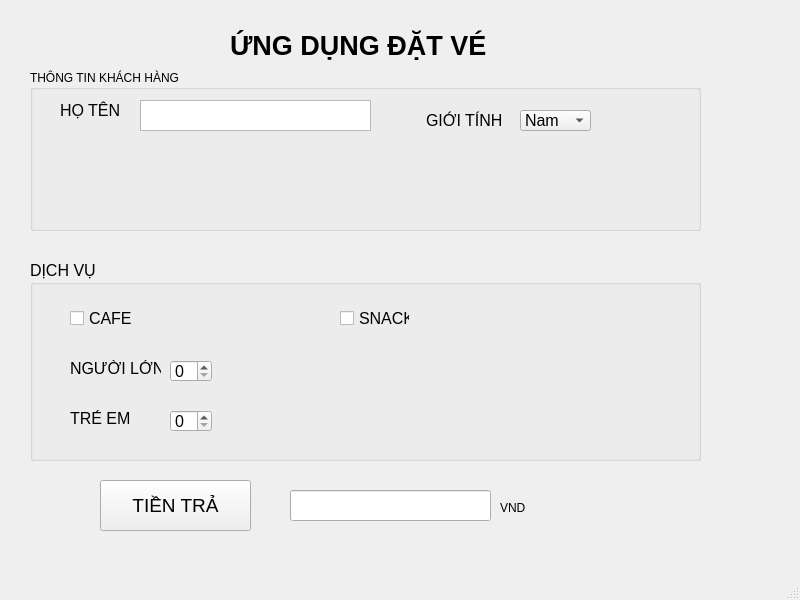
<?xml version="1.0" encoding="UTF-8"?>
<ui version="4.0">
 <class>MainWindow</class>
 <widget class="QMainWindow" name="MainWindow">
  <property name="geometry">
   <rect>
    <x>0</x>
    <y>0</y>
    <width>800</width>
    <height>600</height>
   </rect>
  </property>
  <property name="windowTitle">
   <string>MainWindow</string>
  </property>
  <widget class="QWidget" name="centralwidget">
   <widget class="QLabel" name="label">
    <property name="geometry">
     <rect>
      <x>230</x>
      <y>0</y>
      <width>281</width>
      <height>91</height>
     </rect>
    </property>
    <property name="font">
     <font>
      <pointsize>20</pointsize>
      <weight>75</weight>
      <bold>true</bold>
     </font>
    </property>
    <property name="text">
     <string>ỨNG DỤNG ĐẶT VÉ</string>
    </property>
   </widget>
   <widget class="QGroupBox" name="groupBox">
    <property name="geometry">
     <rect>
      <x>30</x>
      <y>70</y>
      <width>671</width>
      <height>161</height>
     </rect>
    </property>
    <property name="title">
     <string>THÔNG TIN KHÁCH HÀNG</string>
    </property>
    <widget class="QLabel" name="label_2">
     <property name="geometry">
      <rect>
       <x>30</x>
       <y>30</y>
       <width>61</width>
       <height>21</height>
      </rect>
     </property>
     <property name="font">
      <font>
       <pointsize>12</pointsize>
      </font>
     </property>
     <property name="text">
      <string>HỌ TÊN</string>
     </property>
    </widget>
    <widget class="QTextEdit" name="txtHoTen">
     <property name="geometry">
      <rect>
       <x>110</x>
       <y>30</y>
       <width>231</width>
       <height>31</height>
      </rect>
     </property>
     <property name="font">
      <font>
       <pointsize>12</pointsize>
      </font>
     </property>
    </widget>
    <widget class="QLabel" name="label_3">
     <property name="geometry">
      <rect>
       <x>396</x>
       <y>40</y>
       <width>81</width>
       <height>20</height>
      </rect>
     </property>
     <property name="font">
      <font>
       <pointsize>12</pointsize>
      </font>
     </property>
     <property name="text">
      <string>GIỚI TÍNH</string>
     </property>
    </widget>
    <widget class="QComboBox" name="cbGioiTinh">
     <property name="geometry">
      <rect>
       <x>490</x>
       <y>40</y>
       <width>71</width>
       <height>21</height>
      </rect>
     </property>
     <property name="font">
      <font>
       <pointsize>12</pointsize>
      </font>
     </property>
     <item>
      <property name="text">
       <string>Nam</string>
      </property>
     </item>
     <item>
      <property name="text">
       <string>Nữ</string>
      </property>
     </item>
     <item>
      <property name="text">
       <string>BD</string>
      </property>
     </item>
    </widget>
   </widget>
   <widget class="QGroupBox" name="groupBox_2">
    <property name="geometry">
     <rect>
      <x>30</x>
      <y>260</y>
      <width>671</width>
      <height>201</height>
     </rect>
    </property>
    <property name="font">
     <font>
      <pointsize>12</pointsize>
     </font>
    </property>
    <property name="title">
     <string>DỊCH VỤ</string>
    </property>
    <widget class="QCheckBox" name="chkCafe">
     <property name="geometry">
      <rect>
       <x>40</x>
       <y>50</y>
       <width>71</width>
       <height>16</height>
      </rect>
     </property>
     <property name="font">
      <font>
       <pointsize>12</pointsize>
      </font>
     </property>
     <property name="text">
      <string>CAFE</string>
     </property>
    </widget>
    <widget class="QCheckBox" name="checkBox">
     <property name="geometry">
      <rect>
       <x>310</x>
       <y>50</y>
       <width>70</width>
       <height>17</height>
      </rect>
     </property>
     <property name="text">
      <string>SNACK</string>
     </property>
    </widget>
    <widget class="QSpinBox" name="spinNguoiLon">
     <property name="geometry">
      <rect>
       <x>140</x>
       <y>100</y>
       <width>42</width>
       <height>22</height>
      </rect>
     </property>
    </widget>
    <widget class="QLabel" name="label_4">
     <property name="geometry">
      <rect>
       <x>40</x>
       <y>100</y>
       <width>91</width>
       <height>16</height>
      </rect>
     </property>
     <property name="text">
      <string>NGƯỜI LỚN</string>
     </property>
    </widget>
    <widget class="QLabel" name="label_5">
     <property name="geometry">
      <rect>
       <x>40</x>
       <y>150</y>
       <width>91</width>
       <height>16</height>
      </rect>
     </property>
     <property name="text">
      <string>TRẺ EM</string>
     </property>
    </widget>
    <widget class="QSpinBox" name="spinTreEm">
     <property name="geometry">
      <rect>
       <x>140</x>
       <y>150</y>
       <width>42</width>
       <height>22</height>
      </rect>
     </property>
    </widget>
   </widget>
   <widget class="QPushButton" name="pushButton">
    <property name="geometry">
     <rect>
      <x>100</x>
      <y>480</y>
      <width>151</width>
      <height>51</height>
     </rect>
    </property>
    <property name="font">
     <font>
      <pointsize>14</pointsize>
     </font>
    </property>
    <property name="text">
     <string>TIỀN TRẢ</string>
    </property>
   </widget>
   <widget class="QLineEdit" name="lineTienTra">
    <property name="geometry">
     <rect>
      <x>290</x>
      <y>490</y>
      <width>201</width>
      <height>31</height>
     </rect>
    </property>
   </widget>
   <widget class="QLabel" name="label_6">
    <property name="geometry">
     <rect>
      <x>500</x>
      <y>500</y>
      <width>31</width>
      <height>16</height>
     </rect>
    </property>
    <property name="text">
     <string>VND</string>
    </property>
   </widget>
  </widget>
  <widget class="QMenuBar" name="menubar">
   <property name="geometry">
    <rect>
     <x>0</x>
     <y>0</y>
     <width>800</width>
     <height>21</height>
    </rect>
   </property>
  </widget>
  <widget class="QStatusBar" name="statusbar"/>
 </widget>
 <resources/>
 <connections/>
</ui>
